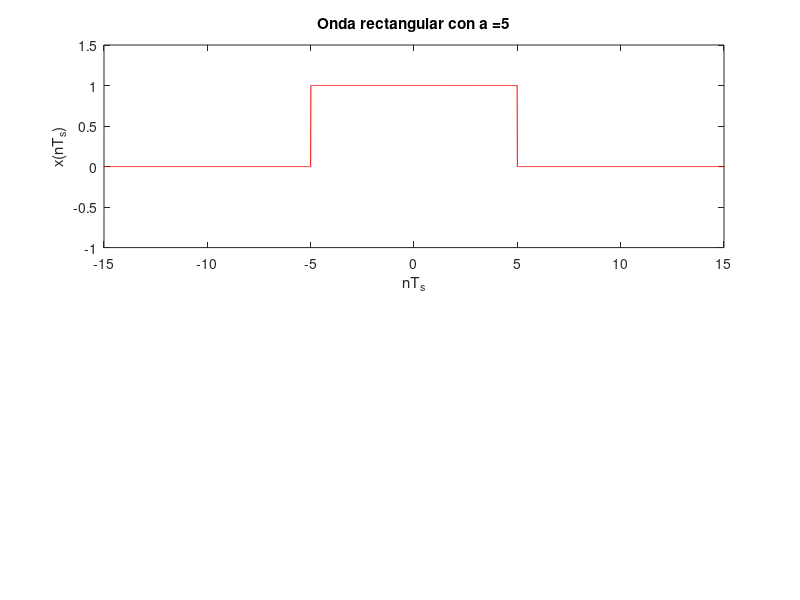

MATLAB code to generate this figure: (Note: this script raises an error after producing the figure.)
function [X, t, f0, fs, Ts, f, a] = Punto2()
a = input('Ingrese el valor de a = ');
T=4*a;                              %Duración de la señal
f0=1;                               %Valor de la frecuencia lineal
fs=100*f0; Ts=1/fs;                 %Intervalo de muestreo y frecuencia de muestreo
t= [-10*a:Ts:10*a];                 %Vector de tiempo
x= (t<a)&(t>-a);                    %Funcion onda rectangular
X=fft(x)*Ts;                        %Transformada rapida de Fourier FFT
Xr = X./Ts;

%Pulso Rectangular
f = t/Ts/(a*pi) ;                   % vector de frecuencias
subplot(2,2,[1 2]); plot(t,x,'-r'); axis([-3*a 3*a -1 1.5]); xlabel('nT_s'); ylabel('x(nT_s)');
title(strcat('Onda rectangular con a = ', num2str(a)));
ax = gca;
ax.XAxisLocation = 'origin';
ax.YAxisLocation = 'origin';
legend('X(t)');
grid;

% FFT del pulso rectangular
omega = [-8*a:0.01:8*a];
sa=inline('(sin(x)+(x==0))./(x+(x==0))','x'); 	% Genera la función sa(x)=sin(x)/x.

subplot(2,2,[3 4]); plot(f,fftshift(abs(X)),'-b'); axis([-20 20 -5 20]);
xlabel('f'); 
ylabel('|X(f)|');
title('FFT Fourier Transform Comparison');
grid;
ax = gca;
ax.XAxisLocation = 'origin';
ax.YAxisLocation = 'origin';

%subplot(2,2,4); 
hold on;
plot(omega,2*a*sa(a*omega),'--g'); axis([-20 20 -5 20]); % Gráfica FFT Analítica
legend('fft', 'x(w)');

end
